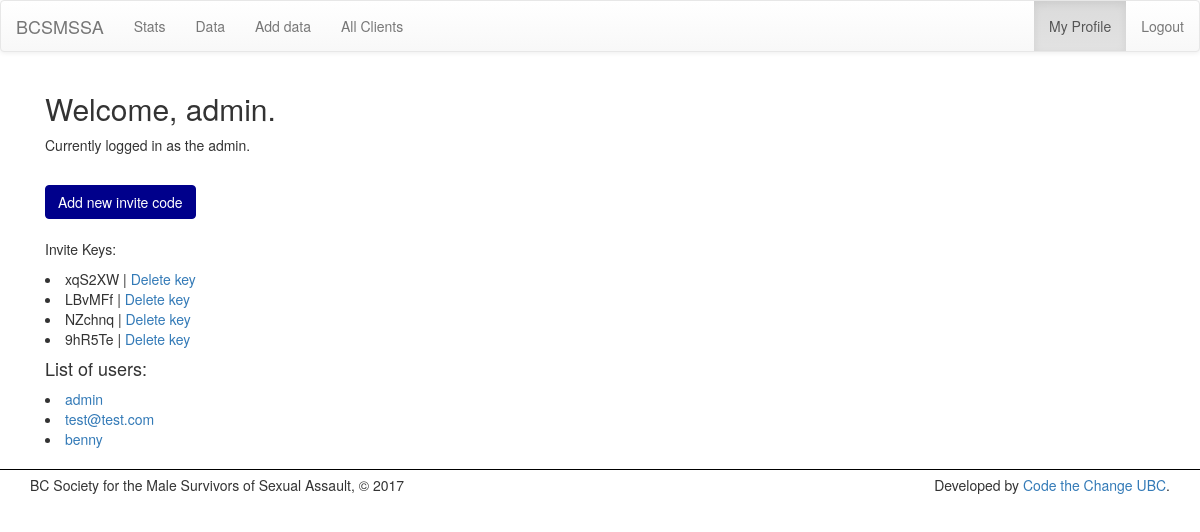
The app's page /profile/ (signed in), older data.
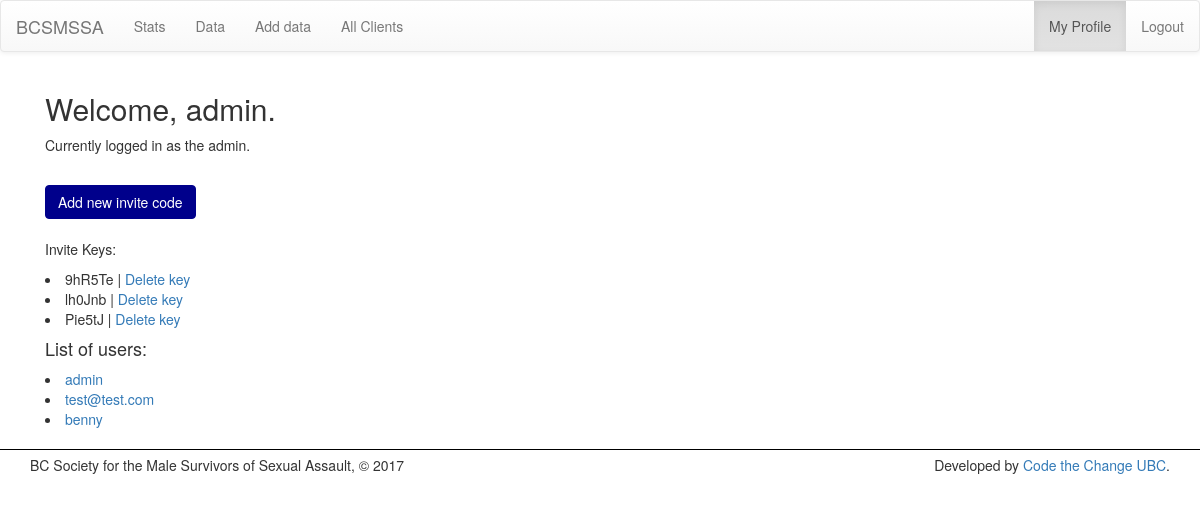
The same page, newer data.
### stats/models.py (models this page shows, shortened)
class InviteKey( models.Model ):
    id = models.CharField(max_length=6, primary_key=True)

### stats/views.py (the view)
# urls.py: url(r'^profile/$', views.profile, name='profile'),
@login_required
def profile(request):
    data = {}
    if request.user.is_superuser:
        keys = InviteKey.objects.all()
        data['keys'] = keys
        data['users'] = User.objects.all()
    return render(request, 'stats/profile.html', data)

### stats/templates/stats/profile.html (shortened to what this page needs)
{% extends 'stats/base.html' %}
{% load static %}
{% block body %}
<div class='container profile-page'>
    <h2>Welcome, {{ user.username }}.</h2>
        {% if user.is_superuser %}
            <p>Currently logged in as the admin.</p><br>
            <button id="addkeybtn" class='btn'>Add new invite code</button>
            <br><br>
            <p>Invite Keys:</p>
            {% for k in keys %}
                <div class="{{ k.id }}_div">
                    <li>
                        {{ k.id }} | <a id="{{ k.id }}" class="del_btn">Delete key</a>
                    </li>
                </div>
            {% endfor %}
        {% endif %}
        <h4>List of users:</h4>
        {% for u in users %}
            <li><a href="/profile/{{ u.username }}">{{ u.username }}</a></li>
        {% endfor %}
</div>
{% endblock %}

Row changes from the older to the newer data that the page shows:
removed InviteKey: id "xqS2XW"
removed InviteKey: id "LBvMFf"
removed InviteKey: id "NZchnq"
added InviteKey: id "lh0Jnb"
added InviteKey: id "Pie5tJ"
